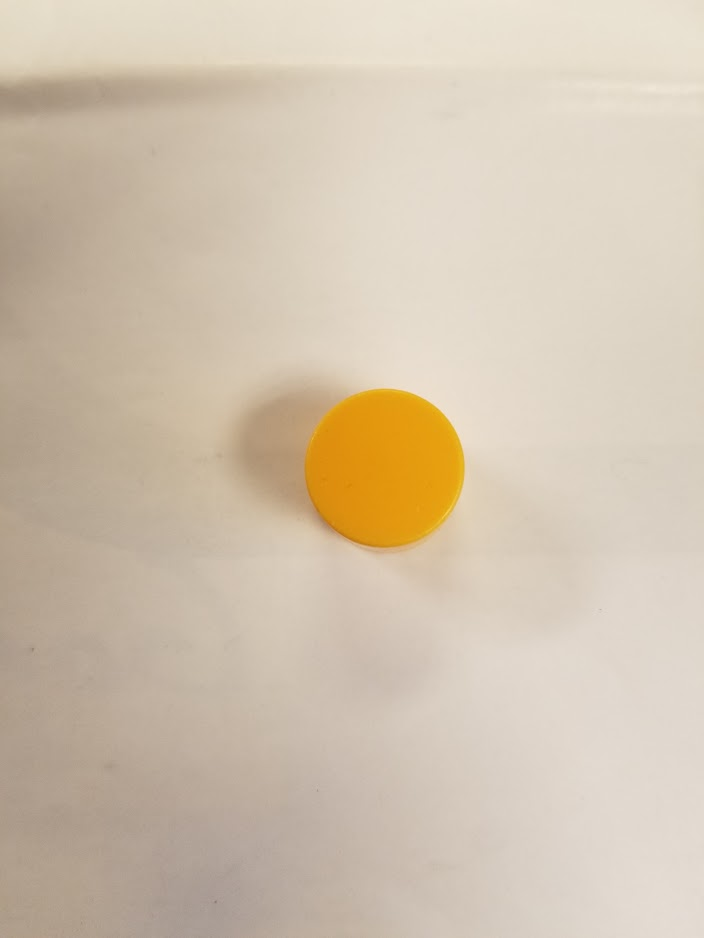
#> input picture Cap.jpg, 704 x 938 px, found by its file name
$ jupyter execute --allow-errors 'Obstacle Identifiaction.ipynb'   (shell and % lines are left out)
#> lines starting #> are read from the running program, lines starting #| are printed output that depends on the picture; after the words box and inside, x2 and y2 are one past the last pixel; in counts of white or black regions, pixels touching at a corner belong together; long printed decimals are rounded
[cell 1]
import numpy as np
import cv2 as cv

[cell 2]
from matplotlib import pyplot as plt

img = cv.imread('cap.jpg')
#> img is the input picture: shape (938, 704, 3); mean B, G, R 175, 194.7, 209.4
gray = cv.cvtColor(img, 0)

plt.imshow(gray)
plt.title('my picture')
plt.show()

# Example Based on Simple Image

[cell 3]
# Basic Example
#!/usr/bin/python

# Standard imports
import cv2 as cv
import numpy as np;

# Read image
im = cv.imread("Orange.jpg")
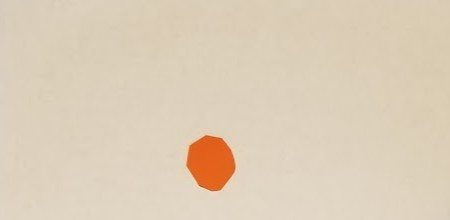
#> input picture Orange.jpg, 450 x 220 px
#> im is the input picture: shape (220, 450, 3); mean B, G, R 184.4, 205.9, 221.1

# Setup SimpleBlobDetector parameters.
params = cv.SimpleBlobDetector_Params()

# Change thresholds
params.minThreshold = 10
params.maxThreshold = 200


# Filter by Area.
params.filterByArea = True
params.minArea = 150

# Filter by Circularity
params.filterByCircularity = True
#params.minCircularity = 0.1
params.maxCircularity = .9

# Filter by Convexity
params.filterByConvexity = True
params.minConvexity = 0.87

# Filter by Inertia
params.filterByInertia = True
params.minInertiaRatio = 0.4

# Create a detector with the parameters
ver = (cv.__version__).split('.')
if int(ver[0]) < 3 :
    detector = cv.SimpleBlobDetector(params)
else :
    detector = cv.SimpleBlobDetector_create(params)


# Detect blobs.
keypoints = detector.detect(im)
#> keypoints = 1 keypoints; (x, y, size): (211, 162, 51.7)

# Draw detected blobs as red circles.
# cv.DRAW_MATCHES_FLAGS_DRAW_RICH_KEYPOINTS ensures
# the size of the circle corresponds to the size of blob

im_with_keypoints = cv.drawKeypoints(im, keypoints, np.array([]), (0,0,255), cv.DRAW_MATCHES_FLAGS_DRAW_RICH_KEYPOINTS)

# Show blobs
cv.imshow("Keypoints", im_with_keypoints)
cv.waitKey(0)

detector.detect(im)
#> (the rest of this cell did not finish here and is left out)

[cell 4]
#!/usr/bin/python

# Standard imports
import cv2 as cv
import numpy as np;

# Read image
im = cv.imread("Cap.jpg")#, cv.COLOR_BGR2HSV)


blur_amount = 2
im = cv.blur(im,(blur_amount,blur_amount))
#> im: shape (938, 704, 3)

# Setup SimpleBlobDetector parameters.
params = cv.SimpleBlobDetector_Params()

params.filterByArea = True
params.minArea = 20000
params.maxArea = 40000

params.filterByCircularity = True
params.minCircularity = .5


# Change thresholds
params.minThreshold = 170
params.maxThreshold = 200

# Filter by Circularity
#params.filterByCircularity = True


# Filter by Convexity
#params.filterByConvexity = True
#params.minConvexity = 0.87

# Filter by Inertia
params.filterByInertia = True
#params.minInertiaRatio = 0.
params.maxInertiaRatio = .5

# Create a detector with the parameters
ver = (cv.__version__).split('.')
if int(ver[0]) < 3 :
    detector = cv.SimpleBlobDetector(params)
else :
    detector = cv.SimpleBlobDetector_create(params)


# Detect blobs.
keypoints = detector.detect(im)
#> keypoints = 1 keypoints; (x, y, size): (352, 464, 200.9)

# Draw detected blobs as red circles.
# cv.DRAW_MATCHES_FLAGS_DRAW_RICH_KEYPOINTS ensures
# the size of the circle corresponds to the size of blob

im_with_keypoints = cv.drawKeypoints(im, keypoints, np.array([]), (0,0,255), cv.DRAW_MATCHES_FLAGS_DRAW_RICH_KEYPOINTS)
#> im_with_keypoints: shape (938, 704, 3)

# Show blobs
cv.imshow("Keypoints", im_with_keypoints)
cv.waitKey(0)

detector.detect(im)
#> Out = 1 keypoints; (x, y, size): (352, 464, 200.9)

# Attempts with Color Specific

[cell 5]
import numpy as np
import cv2 as cv
import colorsys

#> (a cell that did not finish here is left out)

[cell 7]
rbg_base = (27,97,228)

orange = np.uint8([[[28,97,227]]])
print(orange)
hsv_orange = cv.cvtColor(orange,cv.COLOR_BGR2HSV)

print('Orange')
print(hsv_orange)

h_tol = 15
s_tol = 50 # to 255
l_tol = 50 # to 255

im = cv.imread('Orange.jpg')

hsv = cv.cvtColor(im, cv.COLOR_BGR2HSV)
#> hsv: shape (220, 450, 3); mean H, S, V 18.2, 42.4, 221.1

tol = 3
hue = hsv_orange[0][0][0]
low_orange = np.array([hue-tol, 50, 50])
high_orange = np.array([hue+tol, 255, 255])
mask = cv.inRange(hsv, low_orange, high_orange)
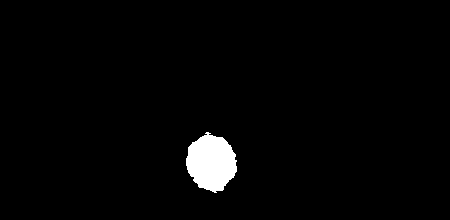
#> mask: shape (220, 450); 2.2% white; 1 white region, box (x1, y1, x2, y2) and area: (186, 132, 237, 193) 2211


res = cv.bitwise_and(im,im, mask= mask)
cv.imshow('Test',res)
cv.waitKey(0)

#cv.imshow('res',res)

[cell 8]
import cv2 as cv
import numpy as np

frame = im


# Convert BGR to HSV
hsv = cv.cvtColor(frame, cv.COLOR_BGR2HSV)
# define range of blue color in HSV
lower_blue = np.array([110,50,50])
upper_blue = np.array([130,255,255])
# Threshold the HSV image to get only blue colors
mask = cv.inRange(hsv, lower_blue, upper_blue)
#> mask: shape (220, 450); every value is 0
# Bitwise-AND mask and original image
res = cv.bitwise_and(frame,frame, mask= mask)
#> res: shape (220, 450, 3); every value is 0
cv.imshow('frame',frame)
cv.imshow('mask',mask)
cv.imshow('res',res)
#k = cv.waitKey(5) & 0xFF

[cell 9]
import cv2 as cv
import numpy as np

im = cv.imread("Cap.jpg")

h_tol = 10
low_orange = np.array([27-h_tol, 50,50])
high_orange = np.array([27+h_tol, 255, 255])


frame = im

hsv = cv.cvtColor(frame, cv.COLOR_BGR2HSV)
#> hsv: shape (938, 704, 3); mean H, S, V 16.8, 42.1, 209.4

# define range of blue color in HSV
lower_blue = low_orange #np.array([110,50,50])
upper_blue = high_orange #np.array([130,255,255])

# Threshold the HSV image to get only blue colors
mask = cv.inRange(hsv, lower_blue, upper_blue)
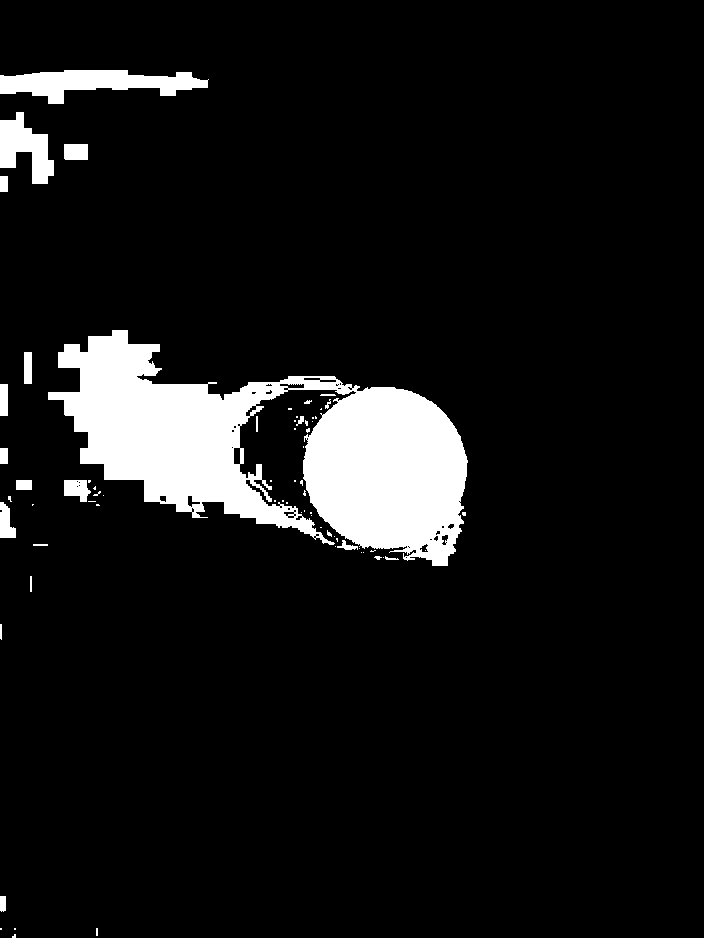
#> mask: shape (938, 704); 8.5% white; 69 white regions (46 under 20 px), largest, box (x1, y1, x2, y2) and area: (48, 330, 468, 566) 47492, (0, 70, 209, 104) 3851, (0, 112, 54, 184) 2176

# Bitwise-AND mask and original image
res = cv.bitwise_and(frame,frame, mask= mask)
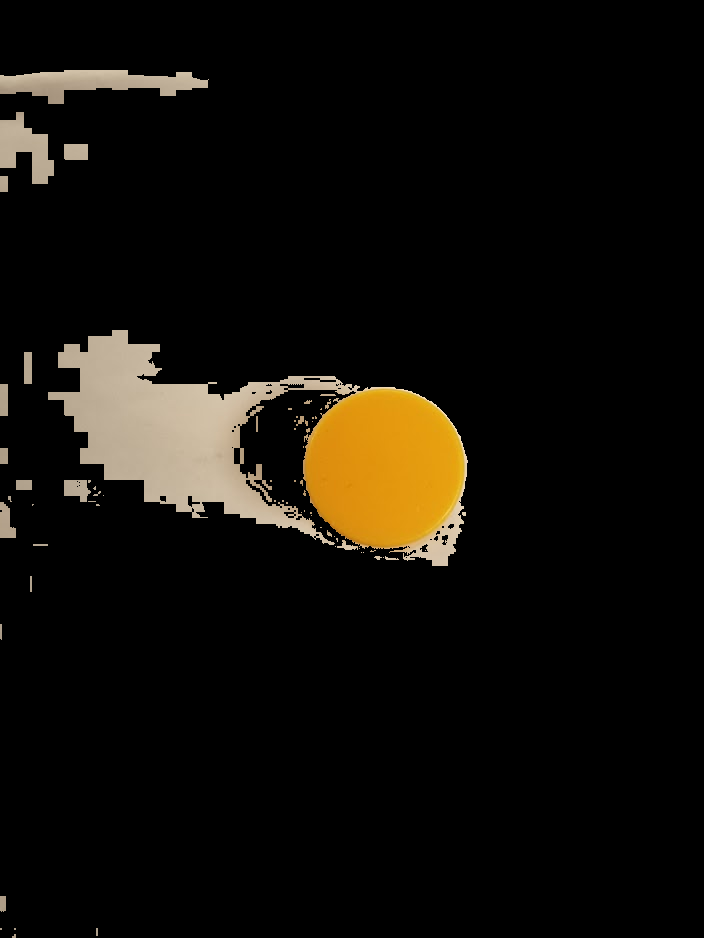
#> res: shape (938, 704, 3); mean B, G, R 9, 14.5, 17.6

keypoints = detector.detect(res)
#> keypoints = ()

# Organized Code

[cell 10]
import numpy as np
import cv2 as cv
import colorsys
import matplotlib.pyplot as plt

[cell 11]
# [5 lines of commented-out code are left out]
bgr_green = [50,95,20]
bgr_orange = [27,83,191]

def mask_and_remove(in_image, color):
    color_8bit = np.uint8([[np.array(color)]]) #Format color
    hsv_color = cv.cvtColor(color_8bit,cv.COLOR_BGR2HSV)[0][0]

    tol = 7 # What range of colors will be allowed

    hue_lower = hsv_color[0]-tol #Set lower bound for hue
    #print(hsv_color[0])
    if hue_lower < 0:
        hue_lower = 180-hue_lower

    hue_upper = hsv_color[0]+tol # Set upper bound for hue
    if hue_upper> 180:
        hue_upper = hue_upper - 180

    lower_bound = np.array([hue_lower,50,50])
    upper_bound = np.array([hue_upper,255,255])

    hsv_image = cv.cvtColor(in_image, cv.COLOR_BGR2HSV) # Convert image to HSV
    image_mask = cv.inRange(hsv_image, lower_bound, upper_bound) # Create Mask

    isolated_im = cv.bitwise_and(in_image,in_image, mask= image_mask) # Combine mask and image

    # Create new image with isolated image and white background
    white_bkgd = isolated_im
    white_bkgd[np.where((isolated_im==[0,0,0]).all(axis=2))] = [255,255,255]

    return(white_bkgd)


two_circle = cv.imread("Final_Map.jpg")
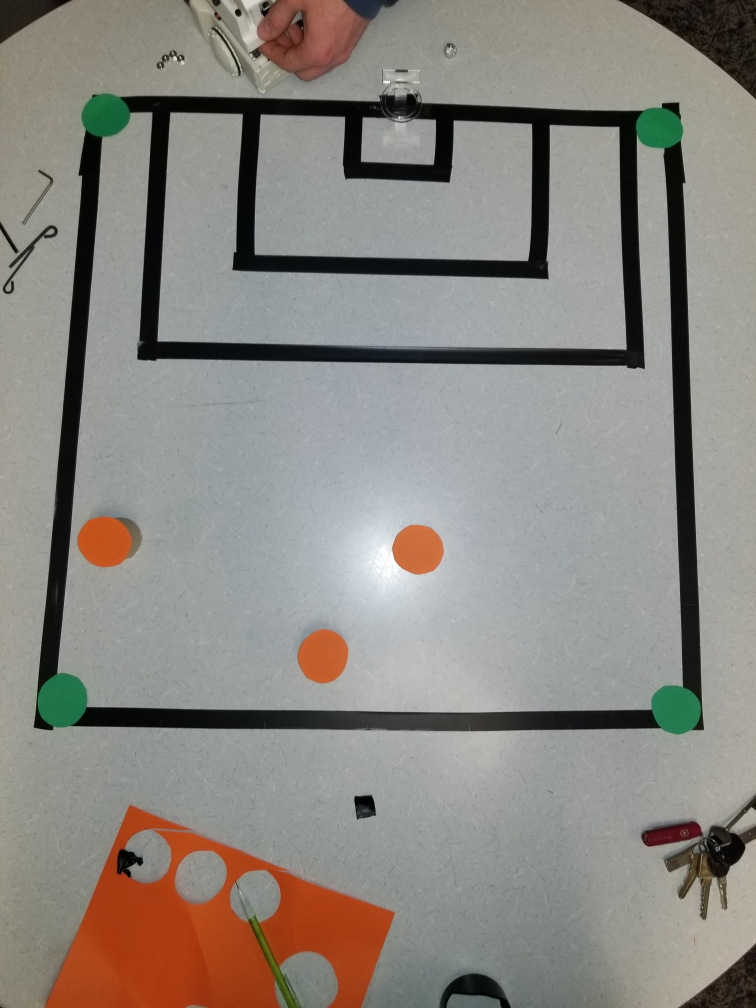
#> input picture Final_Map.jpg, 3024 x 4032 px (shown at 1/4 size)
#> two_circle is the input picture: shape (4032, 3024, 3); mean B, G, R 129.6, 135.5, 139.3
dims = np.shape(two_circle)
#> dims = (4032, 3024, 3)

two_circle = cv.resize(two_circle,(int(dims[1]/10),int(dims[0]/10)))
#> two_circle: shape (403, 302, 3)
cleaned_image = mask_and_remove(two_circle,bgr_green)
#> in mask_and_remove, `hsv_image = cv.cvtColor(in_image, cv.COLOR_BGR2HSV)`: hsv_image: shape (403, 302, 3); mean H, S, V 56.9, 33.2, 143.2
#> in mask_and_remove, `image_mask = cv.inRange(hsv_image, lower_bound, upper_bound)`: image_mask: shape (403, 302); 0.97% white; 4 white regions, box (x1, y1, x2, y2) and area: (15, 269, 35, 291) 349, (260, 274, 280, 294) 313, (33, 37, 52, 55) 267, (254, 43, 273, 59) 251
#> in mask_and_remove, `white_bkgd[np.where((isolated_im==[0,0,0]).all(axis=2))] = [255,255,255]`:
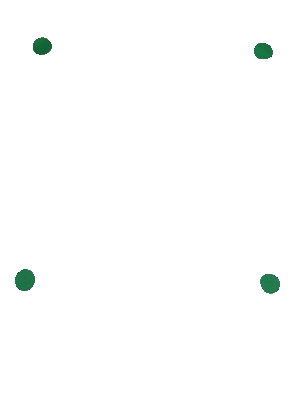
#> white_bkgd: shape (403, 302, 3); mean B, G, R 253.2, 253.6, 252.8


cv.imshow("Test",cleaned_image)
cv.waitKey(0)

[cell 12]
def blob_locations(clean_im):
    # Setup SimpleBlobDetector parameters.
    params = cv.SimpleBlobDetector_Params()

    params.minThreshold = 5
    params.maxThreshold = 3000

    params.filterByArea = True
    params.minArea = 50
    params.maxArea = 1000000

    detector = cv.SimpleBlobDetector_create(params)

    # Detect blobs.
    keypoints = detector.detect(clean_im)

    im_with_keypoints = cv.drawKeypoints(clean_im, keypoints, np.array([]), (0,0,0), cv.DRAW_MATCHES_FLAGS_DRAW_RICH_KEYPOINTS)

    # Show blobs
    cv.imshow("Keypoints", im_with_keypoints)
    cv.waitKey(0)

    locations = []
    for point in keypoints:
        locations.append([point.pt[0],point.pt[1]])
        print(point.size**2/4*np.pi)
    return(locations)

def transform_image(corners,original_image):
    first_corner = np.array([0,0])
    second_corner = np.array([400,0])
    third_corner = np.array([0,400])
    fourth_corner = np.array([400,400])
    new_corners = np.array([first_corner, second_corner, third_corner, fourth_corner])

    ordered = np.zeros((4,2))

    i = 0
    for s in new_corners:
        dists= []
        for point in corners:
            dists.append(np.linalg.norm(np.array(s)-np.array(point)))
        ind = np.argmin(dists)

        ordered[i]= np.array(corners[ind])

        i+=1
    print(new_corners)
    print(ordered)
    transform_matrix = cv.getPerspectiveTransform(np.float32(ordered),np.float32(new_corners))

    new_image = cv.warpPerspective(original_image,transform_matrix,(400,400))
    return(new_image)

corners = blob_locations(cleaned_image)
#> in blob_locations, `keypoints = detector.detect(clean_im)`: keypoints = 4 keypoints; (x, y, size): (24, 280, 21.8), (270, 283, 20.9), (42, 46, 19.4), (263, 51, 18.9)
#> the loop in blob_locations, `for point in keypoints:` made 4 passes
#> point on passes 1 to 4: keypoint at (41.7, 45.8), size 19.4, keypoint at (269.6, 283.1), size 20.9, keypoint at (24.5, 279.6), size 21.8, keypoint at (262.8, 50.7), size 18.9
#| 294.685
#| 343.865
#| 374.297
#| 279.951
#> after the loop in blob_locations, `for point in keypoints:`: locations = [[41.68, 45.78], [269.6, 283.1], [24.49, 279.6], [262.8, 50.72]]
#> corners has the same summary as locations in blob_locations


np.shape(two_circle)[0]

new_image = transform_image(corners, two_circle)
#> after the loop in transform_image, `for s in new_corners:`: i = 4; ordered = [[41.68, 45.78], [262.8, 50.72], [24.49, 279.6], [269.6, 283.1]]
#| [[ 41.681  45.782]
#|  [262.812   50.723]
#|  [ 24.486 279.623]
#|  [269.587 283.111]]
#> in transform_image, `transform_matrix = cv.getPerspectiveTransform(np.float32(ordered),np.f..`: transform_matrix = [[1.83, 0.134, -82.31], [-0.0431, 1.93, -86.58], [-4.58e-05, 0.00047, 1]]
#> in transform_image, `new_image = cv.warpPerspective(original_image,transform_matrix,(400,40..`:
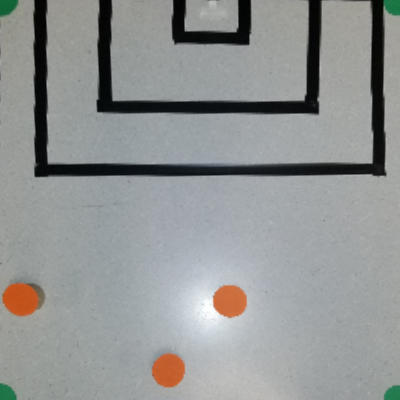
#> new_image: shape (400, 400, 3); mean B, G, R 147.8, 148.6, 146.1
cv.imshow('Transformed',new_image)
cv.waitKey(0)

cleaned_image_2 = mask_and_remove(new_image,bgr_orange)
#> in mask_and_remove (call 2), `color_8bit = np.uint8([[np.array(color)]])`: color_8bit = [[27, 83, 191]]
#> in mask_and_remove (call 2), `hsv_color = cv.cvtColor(color_8bit,cv.COLOR_BGR2HSV)[0][0]`: hsv_color = [10, 219, 191]
#> in mask_and_remove (call 2), `hue_lower = hsv_color[0]-tol`: hue_lower = 3
#> in mask_and_remove (call 2), `hue_upper = hsv_color[0]+tol`: hue_upper = 17
#> in mask_and_remove (call 2), `lower_bound = np.array([hue_lower,50,50])`: lower_bound = [3, 50, 50]
#> in mask_and_remove (call 2), `upper_bound = np.array([hue_upper,255,255])`: upper_bound = [17, 255, 255]
#> in mask_and_remove (call 2), `hsv_image = cv.cvtColor(in_image, cv.COLOR_BGR2HSV)`: hsv_image: shape (400, 400, 3); mean H, S, V 78.5, 18.4, 151.8
#> in mask_and_remove (call 2), `image_mask = cv.inRange(hsv_image, lower_bound, upper_bound)`:
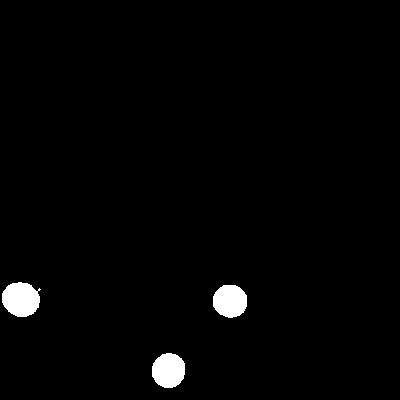
#> image_mask: shape (400, 400); 1.8% white; 3 white regions, box (x1, y1, x2, y2) and area: (2, 282, 41, 317) 1041, (152, 353, 185, 388) 925, (213, 285, 247, 318) 901
#> in mask_and_remove (call 2), `white_bkgd[np.where((isolated_im==[0,0,0]).all(axis=2))] = [255,255,255]`:
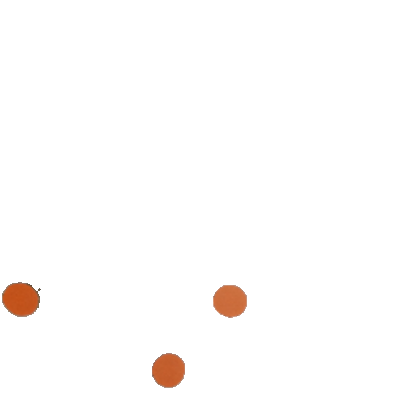
#> white_bkgd: shape (400, 400, 3); mean B, G, R 251.4, 252.2, 253.9

cv.imshow('Transformed',cleaned_image_2)
cv.waitKey(0)

obstacles = blob_locations(cleaned_image_2)
#> in blob_locations (call 2), `keypoints = detector.detect(clean_im)`: keypoints = 3 keypoints; (x, y, size): (21, 299, 37.2), (168, 370, 35.3), (230, 301, 34.8)
#> the loop in blob_locations (call 2), `for point in keypoints:` made 3 passes
#> point on passes 1 to 3: keypoint at (20.6, 298.9), size 37.2, keypoint at (168.1, 370), size 35.3, keypoint at (229.7, 300.6), size 34.8
#| 1088.481
#| 976.672
#| 950.873
#> obstacles = [[20.56, 298.9], [168.1, 370], [229.7, 300.6]]

[cell 13]
points = np.array(obstacles)
#> points = [[20.56, 298.9], [168.1, 370], [229.7, 300.6]]
x_points = points[:,0]
#> x_points = [20.56, 168.1, 229.7]
y_points = 400-points[:,1]
#> y_points = [101.1, 29.98, 99.36]

[cell 14]
the_ints = np.floor((points/400)*6)
#> the_ints = [[0, 4], [2, 5], [3, 4]]

[cell 15]
points = np.array(obstacles)
x_points = points[:,0]
y_points = 400-points[:,1]

the_ints = np.floor((points/400)*6)

fig, ax = plt.subplots(1,1,figsize = (8,8))
for i in range(7):
    ax.plot([0,6],[i,i],'k')

for i in range(7):
    ax.plot([i,i],[0,6],'k')

ax.scatter(x_points/400*6,y_points/400*6)
ax.set_xlabel('i', fontsize = 20)
ax.set_ylabel('j', fontsize = 20)
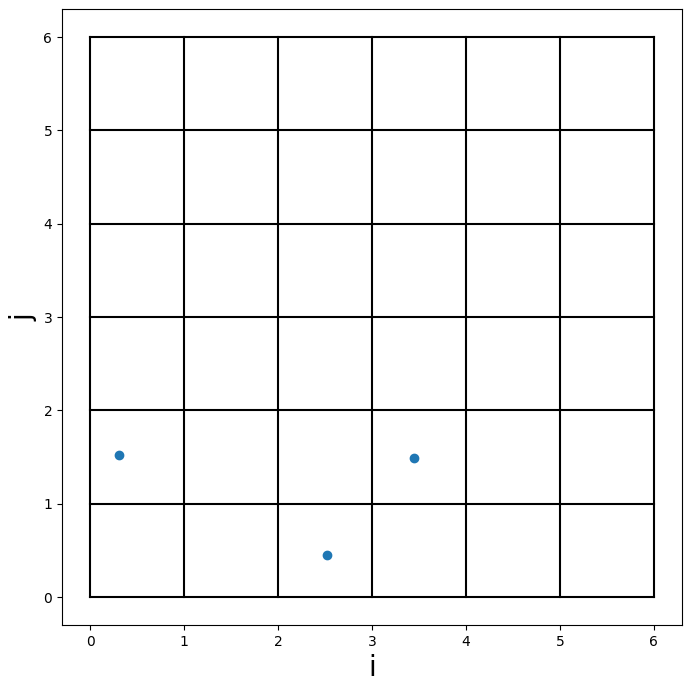
#> figure drawn by matplotlib, 1 panel

[cell 16]
i = np.floor(x_points/400*6)
#> i = [0, 2, 3]
j = np.floor(y_points/400*6)
#> j = [1, 0, 1]
print('i:', i)
#| i: [0. 2. 3.]
print('j:',j)
#| j: [1. 0. 1.]
